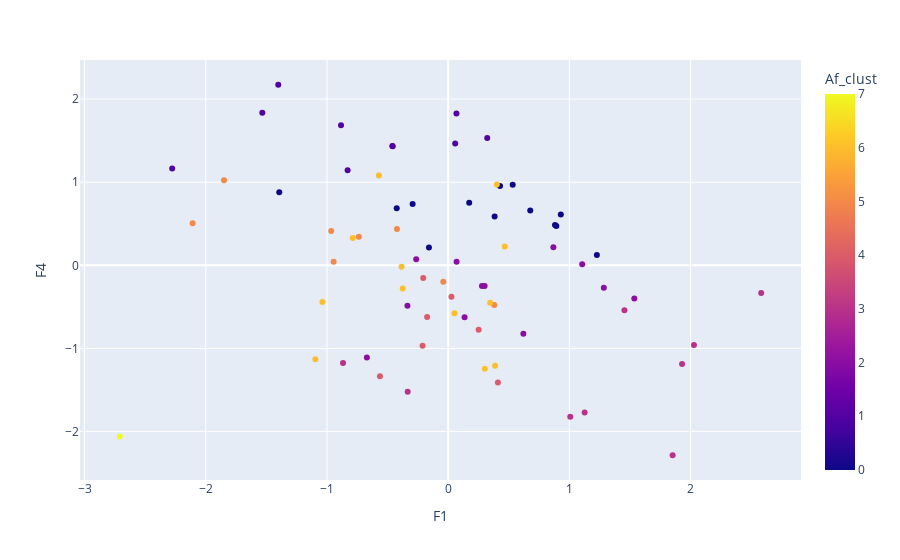

The code cell stored with this chart in its notebook:
### Code cell
fig = px.scatter(df_datos_Ptrans_st_clus,x='F1', y='F4', color ='Af_clust', hover_data = ["Ciudades",'Af_clust'])
fig.show()

### Figure 1 — Plotly figure (JSON) as saved in the notebook; plotly's stock layout.template omitted (floating-point values rounded to 4 significant figures; data arrays with more than 128 entries replaced by an {"elided": "..."} marker saying what was removed)
{"data": [{"customdata": {"elided": "72x2 mixed values"}, "hovertemplate": "F1=%{x}<br>F4=%{y}<br>Ciudades=%{customdata[0]}<br>Af_clust=%{marker.color}<extra></extra>", "legendgroup": "", "marker": {"color": [0, 6, 6, 6, 1, 0, 0, 5, 1, 2, 3, 3, 5, 3, 1, 2, 5, 6, 1, 2, 5, 1, 1, 3, 6, 0, 0, 2, 6, 3, 4, 6, 2, 0, 0, 4, 4, 6, 3, 2, 2, 0, 1, 2, 5, 4, 0, 1, 3, 6, 0, 4, 6, 0, 4, 1, 3, 0, 2, 5, 2, 6, 5, 0, 6, 5, 7, 3, 2, 1, 4, 2], "coloraxis": "coloraxis", "symbol": "circle"}, "mode": "markers", "name": "", "orientation": "v", "showlegend": false, "type": "scatter", "x": [-0.2932, -1.096, -0.5719, 0.3023, -1.534, 0.5323, 0.1733, -2.108, -1.402, 1.284, 2.028, -0.8678, -0.9652, 1.852, -0.8299, 0.0693, -0.737, 0.4668, -0.8843, 0.3006, -0.04012, -2.277, -0.458, -0.3339, -1.038, -0.1586, 0.3833, 0.2788, -0.3846, 1.007, -0.2113, 0.3869, -0.2638, -1.394, 0.8812, -0.5632, 0.251, 0.05235, 1.126, 1.536, -0.671, -0.4247, 0.3221, 0.8678, -0.9451, 0.02678, 0.4277, 0.06827, 1.454, -0.3749, 0.6772, -0.1739, 0.4017, 1.227, 0.4102, 0.05784, 2.583, 0.8923, 1.106, 0.38, 0.6203, 0.3462, -0.4225, 0.9293, -0.7877, -1.85, -2.709, 1.93, -0.3363, -0.4605, -0.2059, 0.1352], "xaxis": "x", "y": [0.7364, -1.129, 1.082, -1.246, 1.837, 0.9704, 0.7517, 0.5048, 2.172, -0.2709, -0.9592, -1.176, 0.4115, -2.285, 1.144, 0.04344, 0.3434, 0.2273, 1.684, -0.2497, -0.1992, 1.165, 1.432, -1.521, -0.4418, 0.2129, 0.5881, -0.2498, -0.01853, -1.824, -0.9676, -1.207, 0.07297, 0.879, 0.4856, -1.336, -0.7767, -0.5776, -1.77, -0.3998, -1.109, 0.6869, 1.532, 0.2164, 0.0439, -0.3797, 0.9549, 1.826, -0.5411, -0.2798, 0.6581, -0.6231, 0.9723, 0.1247, -1.411, 1.465, -0.3336, 0.4714, 0.01199, -0.4767, -0.8229, -0.4496, 0.4371, 0.6101, 0.3299, 1.022, -2.059, -1.187, -0.4863, 1.436, -0.1528, -0.6259], "yaxis": "y"}], "layout": {"coloraxis": {"colorbar": {"title": {"text": "Af_clust"}}, "colorscale": [[0, "#0d0887"], [0.1111, "#46039f"], [0.2222, "#7201a8"], [0.3333, "#9c179e"], [0.4444, "#bd3786"], [0.5556, "#d8576b"], [0.6667, "#ed7953"], [0.7778, "#fb9f3a"], [0.8889, "#fdca26"], [1, "#f0f921"]]}, "legend": {"tracegroupgap": 0}, "margin": {"t": 60}, "xaxis": {"anchor": "y", "domain": [0, 1], "title": {"text": "F1"}}, "yaxis": {"anchor": "x", "domain": [0, 1], "title": {"text": "F4"}}}}
